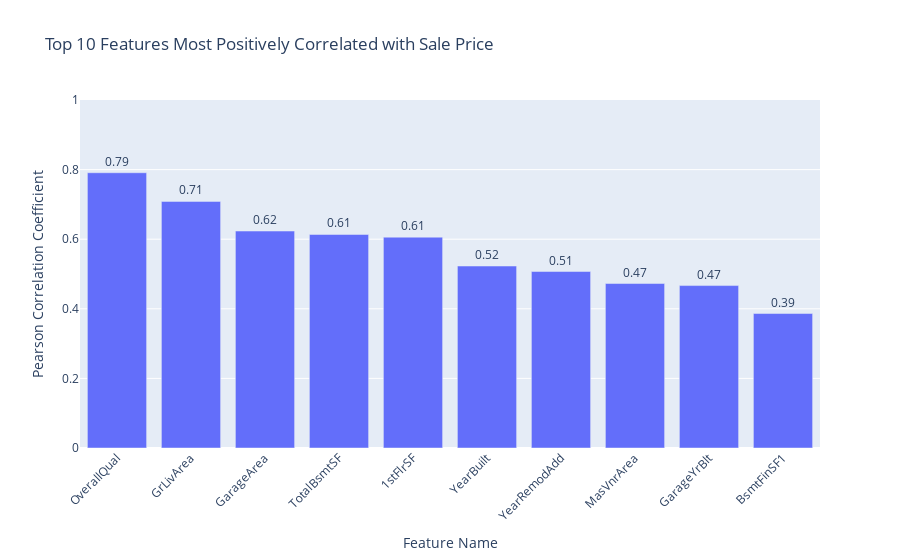

The code cell stored with this chart in its notebook:
### Markdown cell above
### Identify Key Price Influencing Factors

Earlier in the project we performed a preliminary correlation analysis to support feature selection and guide our modelling decisions. 

In this section we present a formal version of that analysis to fulfil visualising and interpreting key data relationships.

Using Pearson's correlation coefficient, we examine which numerical features have the strongest linear relationship with the target variable ('SalePrice'). 

This would help Lydia understand which aspects of a property such as size, quality, or garage capacity most strongly influence its market value.

The results support transparency in model interpretation and offer practical guidance for pricing and renovation decisions.

## Feature Correlation Analysis

To identify which features are most influential in predicted house sale prices, we compute the Pearson correlation coefficients between 'SalePrice' and all other numeric features in the dataset.

The chart below visualises the **Top 10 features** with the **strongest** positive correlations to 'SalePrice' and all other numeric features in the dataset.

- **X-axis**: Feature names from the dataset
- **Y-axis**: Pearson correlation coefficient (between 0 and 1)  
- **Bar height**: Indicates the strength of the linear relationship

### Feature Key:
1. **OverallQual** – Overall material and finish quality  
2. **GrLivArea** – Above grade (ground) living area (sq ft)  
3. **GarageArea** - Size of garage (sq ft)  
4. **TotalBsmtSF** – Total basement area (sq ft)  
5. **1stFlrSF** – First floor area (sq ft)  
6. **YearBuilt** – Year the house was originally built  
7. **YearRemodAdd** – Year the house was last remodeled  
8. **MasVnrArea** – Masonry veneer area (sq ft)  
9. **GarageYrBlt** – Year the garage was built  
10. **BsmtFinSF1** – Finished basement area (Type 1, sq ft)

These insights allow Lydia to better understand what contributes most to a home's value, supporting both pricing and renovation strategies.

### Code cell
import pandas as pd
import plotly.express as px

# Compute top 10 positively correlated features with SalePrice
correlations = df.corr(numeric_only=True)["SalePrice"].sort_values(ascending=False)
top_features = correlations[1:11]  # Skip SalePrice itself

# Convert to DataFrame for Plotly
top_features_df = top_features.reset_index()
top_features_df.columns = ['Feature', 'Correlation']

# Create Plotly bar chart
fig = px.bar(
    top_features_df,
    x='Feature',
    y='Correlation',
    text='Correlation',
    title='Top 10 Features Most Positively Correlated with Sale Price',
    labels={'Correlation': 'Pearson Correlation Coefficient', 'Feature': 'Feature Name'}
)

fig.update_traces(texttemplate='%{text:.2f}', textposition='outside')
fig.update_layout(
    yaxis=dict(range=[0, 1]),
    xaxis_tickangle=-45,
    showlegend=False
)
# Shows the bar chart
fig.show()
# Save the bar chart to the images folder
fig.write_image("../images/top_features_bar_chart.png")

### Figure 1 — Plotly figure (JSON) as saved in the notebook; plotly's stock layout.template omitted (floating-point values rounded to 4 significant figures)
{"data": [{"hovertemplate": "Feature Name=%{x}<br>Pearson Correlation Coefficient=%{text}<extra></extra>", "legendgroup": "", "marker": {"color": "#636efa", "pattern": {"shape": ""}}, "name": "", "orientation": "v", "showlegend": false, "text": [0.791, 0.7086, 0.6234, 0.6136, 0.6059, 0.5229, 0.5071, 0.4726, 0.4668, 0.3864], "textposition": "outside", "texttemplate": "%{text:.2f}", "type": "bar", "x": ["OverallQual", "GrLivArea", "GarageArea", "TotalBsmtSF", "1stFlrSF", "YearBuilt", "YearRemodAdd", "MasVnrArea", "GarageYrBlt", "BsmtFinSF1"], "xaxis": "x", "y": [0.791, 0.7086, 0.6234, 0.6136, 0.6059, 0.5229, 0.5071, 0.4726, 0.4668, 0.3864], "yaxis": "y"}], "layout": {"barmode": "relative", "legend": {"tracegroupgap": 0}, "showlegend": false, "title": {"text": "Top 10 Features Most Positively Correlated with Sale Price"}, "xaxis": {"anchor": "y", "domain": [0, 1], "tickangle": -45, "title": {"text": "Feature Name"}}, "yaxis": {"anchor": "x", "domain": [0, 1], "range": [0, 1], "title": {"text": "Pearson Correlation Coefficient"}}}}
